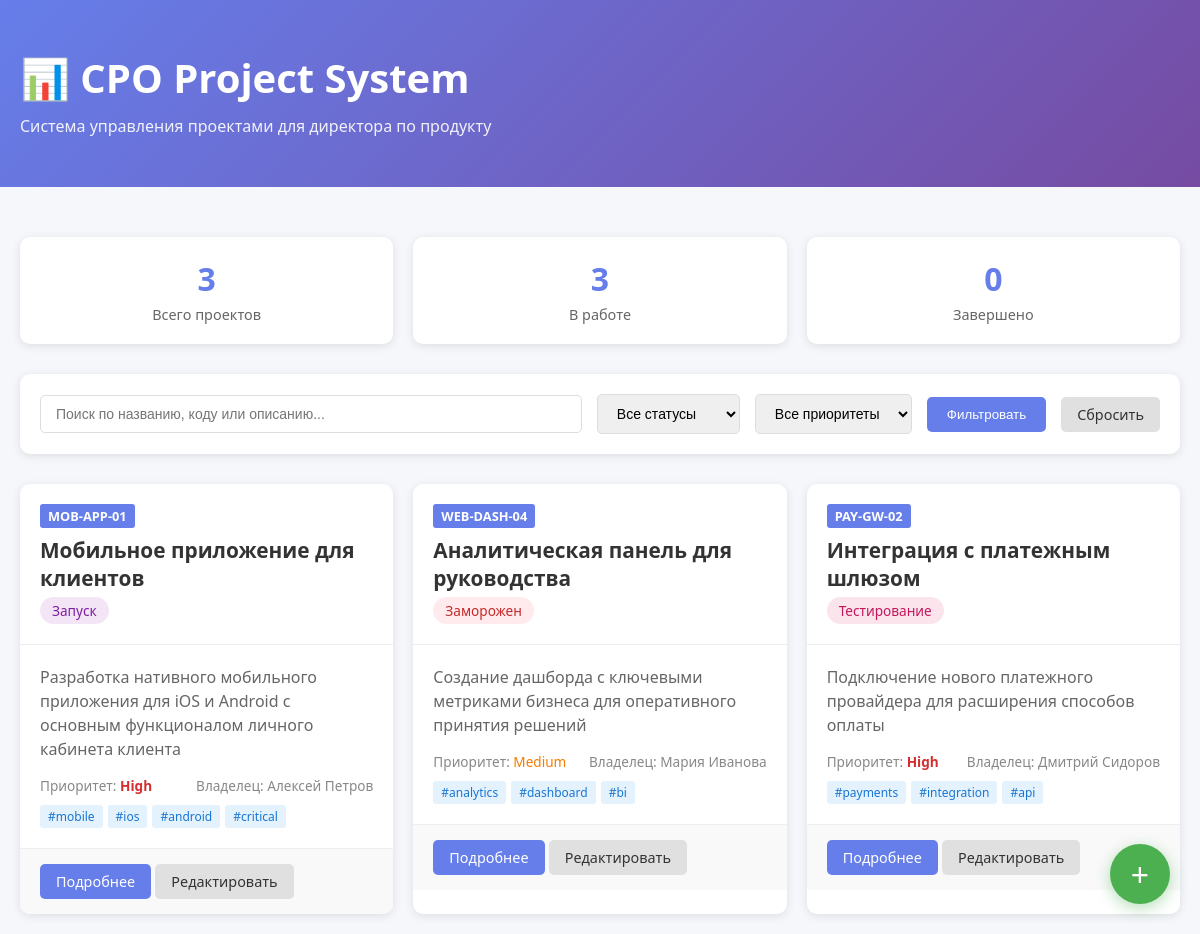
The page / on the database its author committed.
### tables this page shows
CREATE TABLE projects (
                id INTEGER PRIMARY KEY AUTOINCREMENT,
                name TEXT NOT NULL,
                code TEXT UNIQUE NOT NULL,
                description TEXT,
                owner TEXT,
                priority TEXT DEFAULT 'Medium',
                current_status TEXT DEFAULT 'Инициация',
                start_date TEXT,
                end_date TEXT,
                meta_attributes TEXT DEFAULT '{}',
                tags TEXT DEFAULT '[]',
                is_archived INTEGER DEFAULT 0,
                created_at TEXT DEFAULT CURRENT_TIMESTAMP,
                updated_at TEXT DEFAULT CURRENT_TIMESTAMP
            );

### app.py (the view)
@app.route('/')
def index():
    conn = get_db()
    cursor = conn.cursor()
    status_filter = request.args.get('status', '')
    priority_filter = request.args.get('priority', '')
    search = request.args.get('search', '')
    query = "SELECT * FROM projects WHERE is_archived = 0"
    params = []
    if status_filter:
        query += " AND current_status = ?"
        params.append(status_filter)
    if priority_filter:
        query += " AND priority = ?"
        params.append(priority_filter)
    if search:
        query += " AND (name LIKE ? OR code LIKE ? OR description LIKE ?)"
        search_term = f"%{search}%"
        params.extend([search_term, search_term, search_term])
    query += " ORDER BY updated_at DESC"
    cursor.execute(query, params)
    projects = cursor.fetchall()
    cursor.execute("SELECT DISTINCT current_status FROM projects WHERE is_archived = 0")
    statuses = [row['current_status'] for row in cursor.fetchall()]
    conn.close()
    return render_template('index.html',
                         projects=projects,
                         statuses=statuses,
                         current_status=status_filter,
                         current_priority=priority_filter,
                         search_query=search)

### app.py (called while the page is built)
@app.template_filter('fromjson')
def fromjson_filter(value):
    try:
        return json.loads(value) if value else []
    except:
        return []

def get_db():
    conn = sqlite3.connect(DB_PATH)
    conn.row_factory = sqlite3.Row
    return conn

### templates/index.html (shortened to what this page needs)
<!DOCTYPE html>
<html lang="ru">
<head>
</head>
<body>
    <header>
        <div class="container">
            <h1>📊 CPO Project System</h1>
            <p>Система управления проектами для директора по продукту</p>
        </div>
    </header>
    <div class="container">
        <div class="stats-bar" id="statsBar">
            <div class="stat-card">
                <h3 id="totalProjects">-</h3>
                <p>Всего проектов</p>
            </div>
            <div class="stat-card">
                <h3 id="activeProjects">-</h3>
                <p>В работе</p>
            </div>
            <div class="stat-card">
                <h3 id="completedProjects">-</h3>
                <p>Завершено</p>
            </div>
        </div>
        <div class="filters">
            <form method="GET" action="/">
                <input type="text" name="search" placeholder="Поиск по названию, коду или описанию..." value="{{ search_query }}">
                <select name="status">
                    <option value="">Все статусы</option>
                </select>
                <select name="priority">
                    <option value="">Все приоритеты</option>
                </select>
                <button type="submit">Фильтровать</button>
                <a href="/" class="btn btn-secondary">Сбросить</a>
            </form>
        </div>
        <div class="projects-grid">
            {% for project in projects %}
                <div class="project-card">
                    <div class="project-header">
                        <span class="project-code">{{ project.code }}</span>
                        <h2 class="project-title">{{ project.name }}</h2>
                        <span class="project-status status-{{ project.current_status }}">{{ project.current_status }}</span>
                    </div>
                    <div class="project-body">
                        <p class="project-description">{{ project.description[:150] }}{% if project.description|length > 150 %}...{% endif %}</p>
                        <div class="project-meta">
                            <span>Приоритет: <span class="priority-{{ project.priority }}">{{ project.priority }}</span></span>
                            <span>Владелец: {{ project.owner or 'Не указан' }}</span>
                        </div>
                        {% if project.tags %}
                            <div class="tags">
                                {% for tag in project.tags|fromjson %}
                                    <span class="tag">#{{ tag }}</span>
                                {% endfor %}
                            </div>
                        {% endif %}
                    </div>
                    <div class="project-footer">
                        <a href="/project/{{ project.id }}" class="btn btn-primary">Подробнее</a>
                        <a href="/project/{{ project.id }}/edit" class="btn btn-secondary">Редактировать</a>
                    </div>
                </div>
            {% else %}
                <p style="grid-column: 1/-1; text-align: center; padding: 40px; color: #666;">
                    Проектов не найдено. Создайте первый проект!
                </p>
            {% endfor %}
        </div>
        <a href="/project/add" class="add-project-btn" title="Добавить проект">+</a>
    </div>
</body>
</html>

### templates/index.html (style rules this page uses)
* { margin: 0; padding: 0; box-sizing: border-box; }
body { font-family: 'Segoe UI', Tahoma, Geneva, Verdana, sans-serif; background: #f5f7fa; color: #333; }
.container { max-width: 1400px; margin: 0 auto; padding: 20px; }
header { background: linear-gradient(135deg, #667eea 0%, #764ba2 100%); color: white; padding: 30px 0; margin-bottom: 30px; }
header h1 { font-size: 2.5em; margin-bottom: 10px; }
header p { opacity: 0.9; }
.stats-bar { display: flex; gap: 20px; margin-bottom: 30px; flex-wrap: wrap; }
.stat-card { background: white; padding: 20px; border-radius: 10px; box-shadow: 0 2px 10px rgba(0,0,0,0.1); flex: 1; min-width: 150px; text-align: center; }
.stat-card h3 { color: #667eea; font-size: 2em; margin-bottom: 5px; }
.stat-card p { color: #666; font-size: 0.9em; }
.filters { background: white; padding: 20px; border-radius: 10px; box-shadow: 0 2px 10px rgba(0,0,0,0.1); margin-bottom: 30px; }
.filters form { display: flex; gap: 15px; flex-wrap: wrap; align-items: center; }
.filters select, .filters input { padding: 10px 15px; border: 1px solid #ddd; border-radius: 5px; font-size: 14px; }
.filters input[type="text"] { flex: 1; min-width: 200px; }
.filters button { background: #667eea; color: white; border: none; padding: 10px 20px; border-radius: 5px; cursor: pointer; }
.projects-grid { display: grid; grid-template-columns: repeat(auto-fill, minmax(350px, 1fr)); gap: 20px; }
.project-card { background: white; border-radius: 10px; box-shadow: 0 2px 10px rgba(0,0,0,0.1); overflow: hidden; transition: transform 0.2s; }
.project-header { padding: 20px; border-bottom: 1px solid #eee; }
.project-code { background: #667eea; color: white; padding: 3px 8px; border-radius: 3px; font-size: 0.8em; font-weight: bold; }
.project-title { font-size: 1.3em; margin: 10px 0 5px; color: #333; }
.project-status { display: inline-block; padding: 4px 12px; border-radius: 20px; font-size: 0.85em; font-weight: 500; }
.status-Тестирование { background: #fce4ec; color: #c2185b; }
.status-Запуск { background: #f3e5f5; color: #7b1fa2; }
.status-Заморожен { background: #ffebee; color: #c62828; }
.project-body { padding: 20px; }
.project-description { color: #666; margin-bottom: 15px; line-height: 1.5; }
.project-meta { display: flex; justify-content: space-between; font-size: 0.85em; color: #888; }
.priority-High { color: #d32f2f; font-weight: bold; }
.priority-Medium { color: #f57c00; }
.project-footer { padding: 15px 20px; background: #f9f9f9; border-top: 1px solid #eee; }
.btn { display: inline-block; padding: 8px 16px; border-radius: 5px; text-decoration: none; font-size: 0.9em; cursor: pointer; border: none; }
.btn-primary { background: #667eea; color: white; }
.btn-secondary { background: #e0e0e0; color: #333; }
.add-project-btn { position: fixed; bottom: 30px; right: 30px; background: #4caf50; color: white; width: 60px; height: 60px; border-radius: 50%; display: flex; align-items: center; justify-content: center; font-size: 2em; box-shadow: 0 4px 15px rgba(76,175,80,0.4); text-decoration: none; transition: transform 0.2s; }
.tags { display: flex; gap: 5px; flex-wrap: wrap; margin-top: 10px; }
.tag { background: #e3f2fd; color: #1976d2; padding: 3px 8px; border-radius: 3px; font-size: 0.75em; }

### rows shown on the page
projects: code "MOB-APP-01", name "Мобильное приложение для клиентов", current_status "Запуск", description "Разработка нативного мобильного приложения для iOS и Android с основным функционалом личного кабинета клиента", priority "High", owner "Алексей Петров", tags "mobile" "ios" "android" "critical"
projects: code "WEB-DASH-04", name "Аналитическая панель для руководства", current_status "Заморожен", description "Создание дашборда с ключевыми метриками бизнеса для оперативного принятия решений", priority "Medium", owner "Мария Иванова", tags "analytics" "dashboard" "bi"
projects: code "PAY-GW-02", name "Интеграция с платежным шлюзом", current_status "Тестирование", description "Подключение нового платежного провайдера для расширения способов оплаты", priority "High", owner "Дмитрий Сидоров", tags "payments" "integration" "api"
